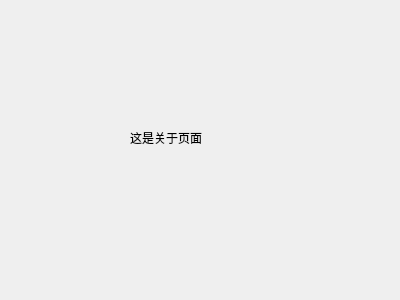
<?xml version="1.0" encoding="UTF-8"?>
<ui version="4.0">
 <class>panel_about</class>
 <widget class="QWidget" name="panel_about">
  <property name="geometry">
   <rect>
    <x>0</x>
    <y>0</y>
    <width>400</width>
    <height>300</height>
   </rect>
  </property>
  <property name="windowTitle">
   <string>Form</string>
  </property>
  <widget class="QLabel" name="label">
   <property name="geometry">
    <rect>
     <x>130</x>
     <y>130</y>
     <width>171</width>
     <height>16</height>
    </rect>
   </property>
   <property name="text">
    <string>这是关于页面</string>
   </property>
  </widget>
 </widget>
 <resources/>
 <connections/>
</ui>
